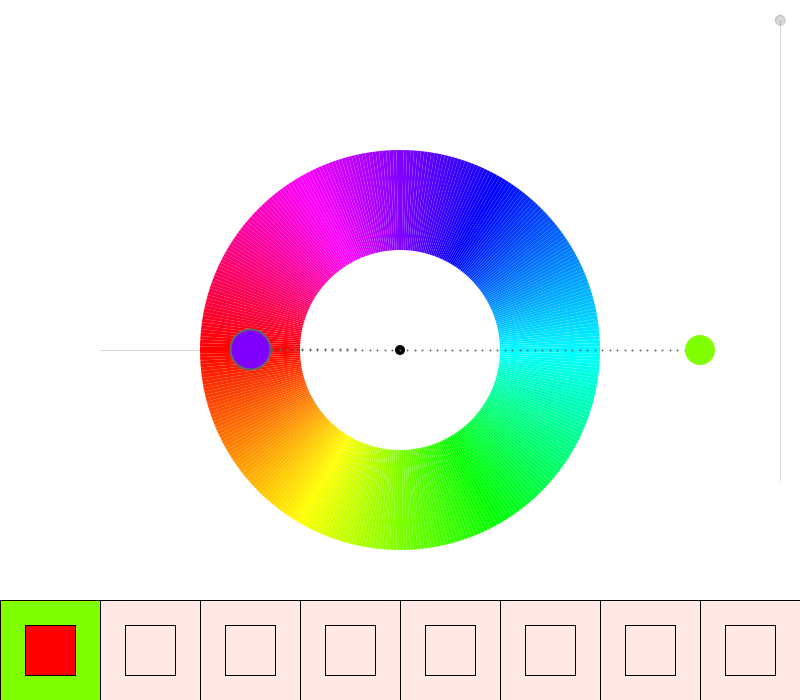
Frame 1 (no input)
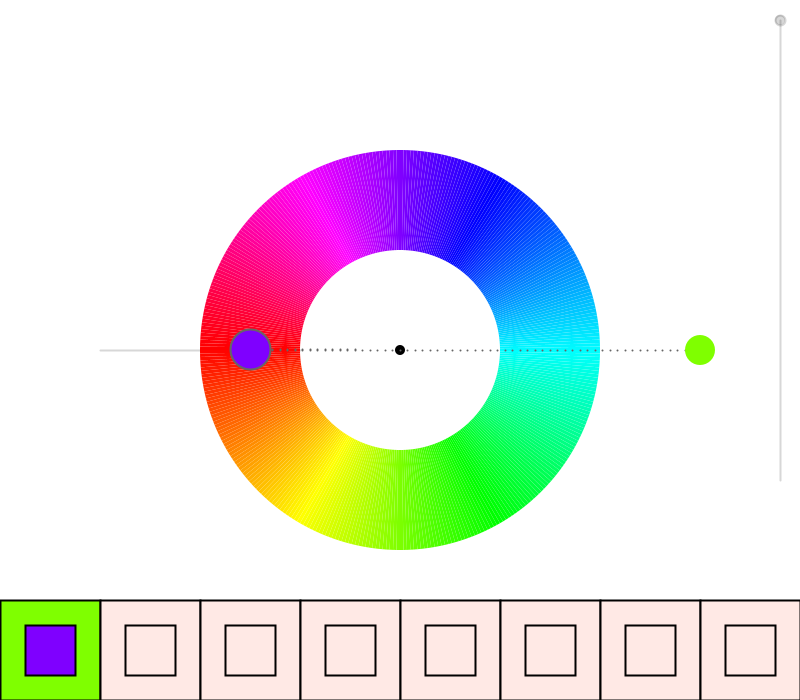
Frame 60 (the mouse pressed at the canvas centre just before this capture)
Frame 120 (the mouse held since frame 60 and released just before this capture): identical to frame 60, image omitted

The Processing sketch that drew these frames (run headless with seeded random() and noise(); from frame 60 on, the mouse is pressed at the canvas centre):

// Processing sketch: processing_154261
// ── processing_154261.pde

/*
 * Creative Coding
 * Week 4, 01 - an interactive colour wheel picker
 * by John Johnston
 *
 * This program draws an interactive colour selection wheel
 * Drag the colour circle around the hue wheel to change hue, change the distance
 * from the wheel to control brightness. Use up and down arrow keys to change saturation
 *
 * Another colour circle is displayed showing the colour 180 degrees from the current colour
 * 
 */

// colourHandle: the user interface element to changing colours over the wheel
// It has a postion and a size
//
float colorHandleX;
float colorHandleY;
float handleSize = 30;

// boolean isLocked
// the state of handle: when the color handle is pressed, 
// color hand is locked–released as the left mouse button is released 
//
boolean isLocked = false;

// Wheel radius: inner and outer
//
float innerR = 100; // inner
float outerR = 200; // outer
float outerR2 = outerR * 1.5; // limit of the handle's "pull" range

// current and complementry colour
float hueValue = 90;
float brightValue = 100;
float satValue=100;
float complementryHue = 0;


int currentSaveSpace=0;
color[] colorArray = new color[8];
color [] compArray =new color[8];


void setup() {

  size(800, 700);
  colorMode(HSB, 360, 100, 100); // use HSB colour mode, H=0->360, S=0->100, B=0->100

    colorHandleX = width/2+300;
  colorHandleY = height/2;
  
  for (int i=0;i<8;i++){
    colorArray[i]=color(10,10,100);
     compArray[i]=color(10,10,100);
  }
}


void draw() {
  //Since were using HSB colour mode this clears the display window to white
  //         H  S  B
  background(0, 0, 100);
  
  //draw saturation control
  //JJ 
  stroke(0, 40);
  line(width-20,20,width-20, 480);
  float satY=map(satValue,100,0,20,480);
  fill(0,40);
  ellipse(width-20,satY,10,10);
  
  //squares
  
  float w = width/8;
  float t= height-w;
  stroke(0);
  fill(0,40);
  for (int j=0;j<8;j++){
     
    fill(colorArray[j]);
    if (j==currentSaveSpace){
       fill(hueValue, satValue, brightValue);
    }
    rect(j*w,t,w,w);
    fill(compArray[j]);
    if (j==currentSaveSpace){
       fill(complementryHue, satValue, brightValue);
    }
    rect(j*w+w/4,t+w/4,w/2,w/2);
    
  }
  

  // draw reference line at the 0/360 hue boundary
  stroke(0, 40);
  line(width/2 - innerR, height/2, width/2 - outerR2, height/2);

  //draw itten's color wheel - we'll use a QUAD_STRIP for this
  noStroke();
  beginShape(QUAD_STRIP);
  for (int i=0; i<=360; i++) {
    float angle = radians(i-90); // 10 x 36 degree steps
    fill(i, 100, 100);

    //outside(top)
    vertex(width/2 + outerR*sin(angle), height/2 + outerR*cos(angle) );
    //inside(down)
    vertex(width/2 + innerR*sin(angle), height/2 + innerR*cos(angle) );
  }
  endShape(CLOSE);


  // colour handle Position Update
  colorHandleUpdate();

  //draw dotted line from center to colorhandle
  dotLine(width/2, height/2, colorHandleX, colorHandleY, 40); 

  //draw color handle
  noStroke();
  fill(0);
  ellipse(width/2, height/2, 10, 10);
  //   H         S    B
  fill(hueValue, satValue, brightValue);
   ellipse(colorHandleX, colorHandleY, handleSize, handleSize );

  //complementry color for colorHandle (comHand)
  float angleComHand = map( atan2(colorHandleX-width/2, colorHandleY-height/2), -PI, PI, TWO_PI, 0) + HALF_PI;
  float radiusComeHand = 150;
  float comHandX = width/2  + radiusComeHand * cos(angleComHand);
  float comHandY = height/2 + radiusComeHand * sin(angleComHand);

  //dotline from center to comHand
  dotLine(width/2, height/2, comHandX, comHandY, 20); 

  complementryHue = calculateCompHue(hueValue);

  //println("hueValue: "+hueValue + " + "+"comhue: "+complementryHue);

  fill( complementryHue, satValue, brightValue );
  ellipse(comHandX, comHandY, 40, 40);
}

/*
 * calculateCompHue
 *
 * Calculates the complimentary hue from the hue supplied
 */
float calculateCompHue(float hueValue) {

  // Calculate complimentary color with hueValue
  // The complimentary colour should be 180 degrees opposite the selected colour
  if (hueValue >= 180 && hueValue < 360) {
    return hueValue-180;
  }
  else 
    return hueValue+180;
}


/*
 * colorHandleUpdate
 *
 * Updates the position and orientation of the colour handle based on
 * mouse position when left mouse button is pressed.
 */
void colorHandleUpdate() {

  // isLocked will be true if we pressed the mouse down while over the handle
  if (isLocked) {

    // calculate angle of handle based on mouse position
    // atan2 value is in the range from pi to -pi
    float angle = atan2(mouseY-height/2, mouseX-width/2  );
    float distance = dist(mouseX, mouseY, width/2, height/2);
    float radius = constrain(distance, outerR, outerR2); 
    colorHandleX = width/2  + radius * cos(angle);
    colorHandleY = height/2 + radius * sin(angle);

    hueValue = map (degrees(angle), -180, 180, 360, 0);

    // map distance from outer edge of the wheel to brightness
    brightValue = map(radius, outerR, outerR2, 0, 100);

    //Shape for the locked colorHandle 
    noStroke(); 
    fill(0, 0, 85);
    ellipse(colorHandleX, colorHandleY, handleSize+20, handleSize+20);
  }
}


/*
 * isWithinCircle
 * boolean function that returns true if the mouse is within the circle with centre (x,y) radius r
 */
boolean isWithinCircle(float x, float y, float r) {
  float dist = dist(mouseX, mouseY, x, y);
  return (dist <= r);
}

/*
 * dotLine
 * draw a dotted line from (x1,y1) to (x2,y2)
 */
void dotLine(float x1, float y1, float x2, float y2, int dotDetail) {

  for (int i=0; i<=dotDetail; i++) {
    float dotDetailFloat = (float) dotDetail;
    float dotX = lerp(x1, x2, i/dotDetailFloat);
    float dotY = lerp(y1, y2, i/dotDetailFloat);
    strokeWeight(2);
    stroke(0, 0, 40);
    point(dotX, dotY);
  }
}

/*
 * mousePressed
 * When mouse button is first pressed, check if the user has pressed over the colour handle
 * If so, set isLocked to true to lock manipulation of the handle
 *
 */
void mousePressed() {
  if (isWithinCircle(colorHandleX, colorHandleY, handleSize)) {
    isLocked = true;
  }
}

/*
 * mouseReleased
 * Unlock control of the handle
 *
 */
void mouseReleased() {
  isLocked = false;
}

void keyPressed() {
   if(key==ENTER || key==RETURN){
      
        colorArray[currentSaveSpace]= color(hueValue, satValue, brightValue);
        compArray[currentSaveSpace]= color(complementryHue, satValue, brightValue);
      currentSaveSpace++; 
     if (currentSaveSpace==8){
       currentSaveSpace=0;
     }
    }
    
 
  if (key == CODED) {
     if (keyCode == UP) {
      if (satValue<100){
      satValue++;
      }
    } else if (keyCode == DOWN) {
      if (satValue >0){
      satValue--;
      }
    }  
  } 
}
